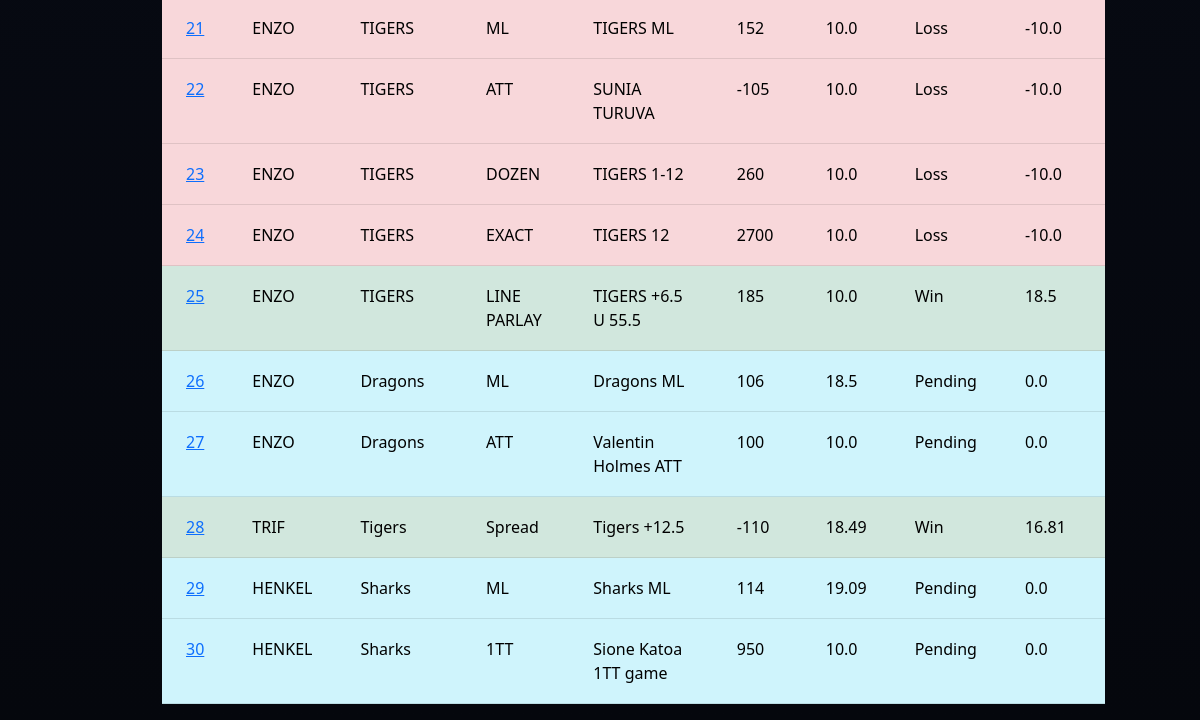
The app's page /transactions (lower part), older data.
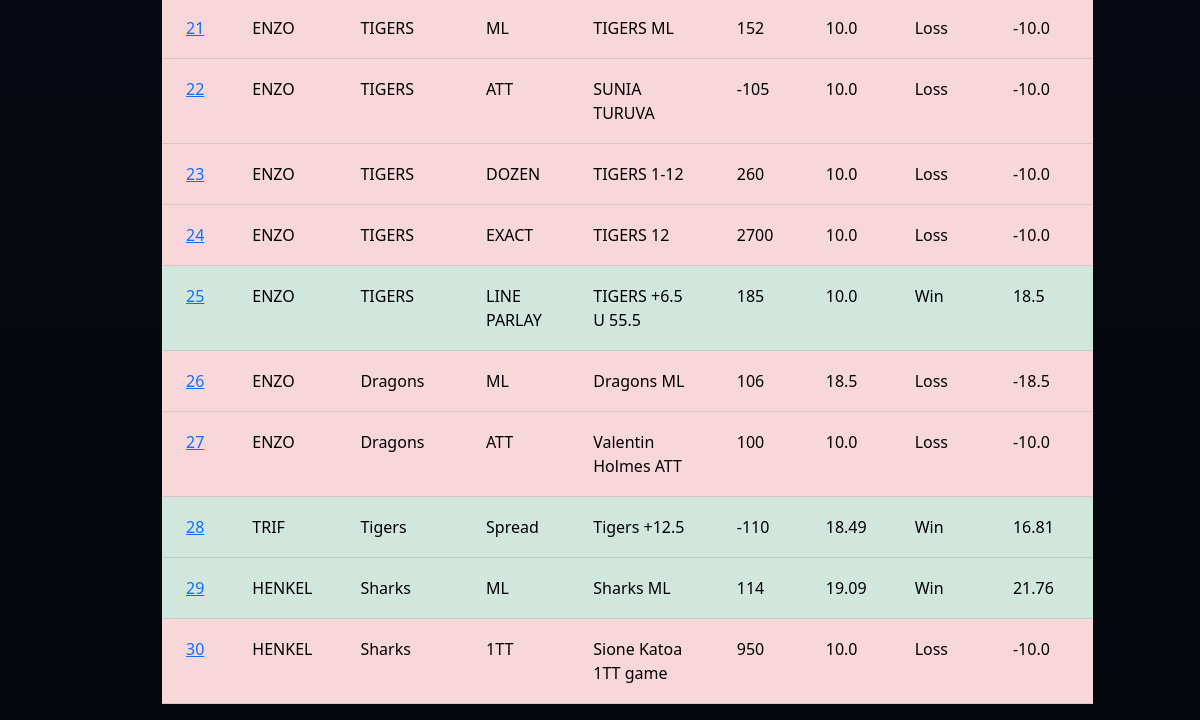
The same page, newer data.
### tables this page shows
CREATE TABLE Transactions (
                            ID INTEGER PRIMARY KEY AUTOINCREMENT,
                            PlayerID INTEGER,
                            Team TEXT,
                            BetType TEXT,
                            Description TEXT,
                            Odds INTEGER,
                            AmountBet REAL,
                            Status TEXT,
                            AmountWon REAL,
                            FOREIGN KEY(PlayerID) REFERENCES Players(ID)
                        );

CREATE TABLE Players (
                        ID INTEGER PRIMARY KEY AUTOINCREMENT,
                        Name TEXT,
                        BetsPlaced INTEGER,
                        SuccessRate REAL,
                        Bank REAL
                    );

### app.py (the view)
@app.route("/transactions")
def transactions():
    db = get_db(DB)
    data = db.execute("""
        SELECT Transactions.*, Players.Name
        FROM Transactions
        JOIN Players ON Players.ID = Transactions.PlayerID
    """).fetchall()
    return render_template("transactions.html", transactions=data)

### app.py (called while the page is built)
def get_db(DB):
    try:
        db = sqlite3.connect(DB)
        return db
    except sqlite3.Error as e:
        print(f"Error opening database: {e}")
        return None

### templates/transactions.html (shortened to what this page needs)
{% extends "base.html" %}
{% block content %}
<table class="table transaction-table">
    {% for p in transactions %}
    {% if p[7] == "Win" %}
    <tr class="table-success">
    {% elif p[7] == "Loss" %}
    <tr class="table-danger">
    {% elif p[7] == "Pending" %}
    <tr class="table-info">
    {% else %}
    <tr class="table-primary">
    {% endif %}
        <td>
            <a href="{{ url_for('player', id=p[0]) }}">
                {{ p[0] }}
            </a>
        </td>
        <td>{{ p[9] }}</td>
        <td>{{ p[2] }}</td>
        <td>{{ p[3] }}</td>
        <td>{{ p[4] }}</td>
        <td>{{ p[5] }}</td>
        <td>{{ p[6] }}</td>
        <td>{{ p[7] }}</td>
        <td>{{ p[8] }}</td>
    </tr>
    {% endfor %}
</table>
{% endblock %}

### templates/base.html (shortened to what this page needs)
<!DOCTYPE html>
<html lang="en">
<head>
<link href="https://cdn.jsdelivr.net/npm/bootstrap@5.3.0/dist/css/bootstrap.min.css" rel="stylesheet">
<link rel="stylesheet" href="https://cdn.jsdelivr.net/npm/bootstrap-icons@1.11.1/font/bootstrap-icons.css">
</head>
<body>
<div class="container">
    {% block content %}
    {% endblock %}
</div>
</body>
</html>

### templates/base.html (style rules this page uses)
body { background: linear-gradient(to bottom, #0a0f1c, #05070d); color: white; font-family: 'Segoe UI', Tahoma, Geneva, Verdana, sans-serif; }
.container { max-width: 900px; }

Row changes from the older to the newer data that the page shows:
changed Transactions "Dragons ML": Status "Pending" → "Loss"; AmountWon "0.0" → "-18.5"
changed Transactions "Valentin Holmes ATT": Status "Pending" → "Loss"; AmountWon "0.0" → "-10.0"
changed Transactions "Sharks ML": Status "Pending" → "Win"; AmountWon "0.0" → "21.76"
changed Transactions "1TT": Status "Pending" → "Loss"; AmountWon "0.0" → "-10.0"
